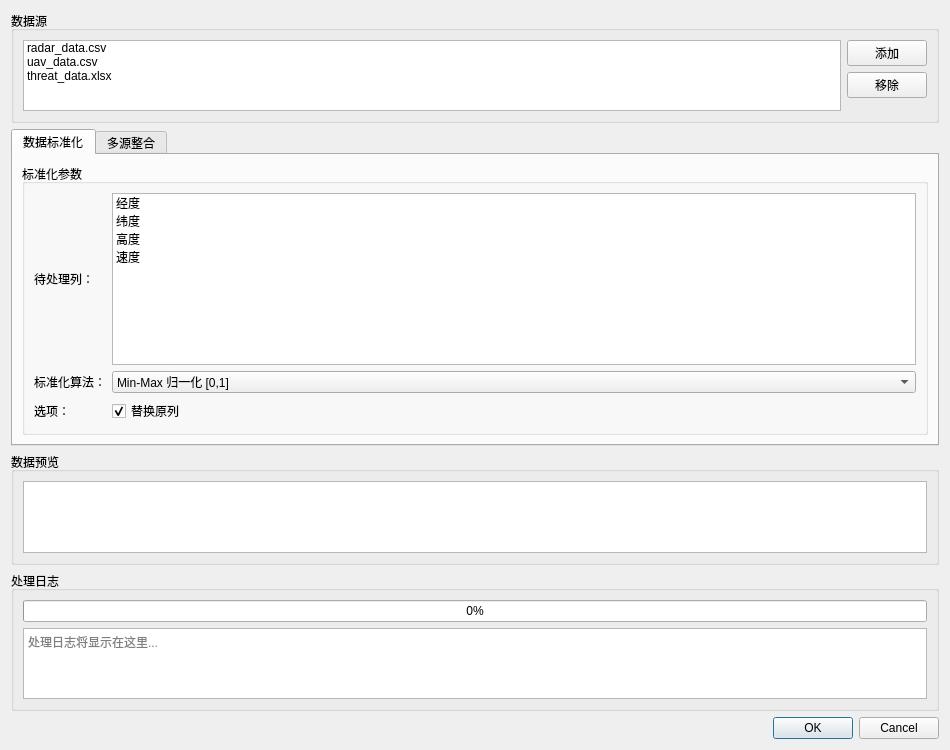
<?xml version="1.0" encoding="UTF-8"?>
<ui version="4.0">
 <class>DataConversionDialog</class>
 <widget class="QDialog" name="DataConversionDialog">
  <property name="geometry">
   <rect>
    <x>0</x>
    <y>0</y>
    <width>950</width>
    <height>750</height>
   </rect>
  </property>
  <property name="windowTitle">
   <string>数据转换与整合</string>
  </property>
  <layout class="QVBoxLayout" name="verticalLayout">
   <!-- 数据源选择 -->
   <item>
    <widget class="QGroupBox" name="groupBoxSource">
     <property name="title">
      <string>数据源</string>
     </property>
     <layout class="QHBoxLayout" name="horizontalLayout_2">
      <item>
       <widget class="QListWidget" name="listSources">
        <property name="maximumWidth">
         <number>200</number>
        </property>
        <item>
         <property name="text">
          <string>radar_data.csv</string>
         </property>
        </item>
        <item>
         <property name="text">
          <string>uav_data.csv</string>
         </property>
        </item>
        <item>
         <property name="text">
          <string>threat_data.xlsx</string>
         </property>
        </item>
       </widget>
      </item>
      <item>
       <layout class="QVBoxLayout" name="verticalLayout_3">
        <item>
         <widget class="QPushButton" name="btnAddSource">
          <property name="text">
           <string>添加</string>
          </property>
         </widget>
        </item>
        <item>
         <widget class="QPushButton" name="btnRemoveSource">
          <property name="text">
           <string>移除</string>
          </property>
         </widget>
        </item>
        <item>
         <spacer name="verticalSpacer_2">
          <property name="orientation">
           <enum>Qt::Vertical</enum>
          </property>
          <property name="sizeHint" stdset="0">
           <size>
            <width>20</width>
            <height>40</height>
           </size>
          </property>
         </spacer>
        </item>
       </layout>
      </item>
     </layout>
    </widget>
   </item>
   <!-- 选项卡 -->
   <item>
    <widget class="QTabWidget" name="tabWidget">
     <property name="currentIndex">
      <number>0</number>
     </property>
     <!-- 数据标准化 -->
     <widget class="QWidget" name="tabNormalize">
      <attribute name="title">
       <string>数据标准化</string>
      </attribute>
      <layout class="QVBoxLayout" name="verticalLayout_4">
       <item>
        <widget class="QGroupBox" name="groupBoxNormalizeParams">
         <property name="title">
          <string>标准化参数</string>
         </property>
         <layout class="QGridLayout" name="gridLayout">
          <item row="0" column="0">
           <widget class="QLabel" name="labelColumns">
            <property name="text">
             <string>待处理列：</string>
            </property>
           </widget>
          </item>
          <item row="0" column="1">
           <widget class="QListWidget" name="listNormalizeColumns">
            <property name="selectionMode">
             <enum>QAbstractItemView::MultiSelection</enum>
            </property>
            <item>
             <property name="text">
              <string>经度</string>
             </property>
            </item>
            <item>
             <property name="text">
              <string>纬度</string>
             </property>
            </item>
            <item>
             <property name="text">
              <string>高度</string>
             </property>
            </item>
            <item>
             <property name="text">
              <string>速度</string>
             </property>
            </item>
           </widget>
          </item>
          <item row="1" column="0">
           <widget class="QLabel" name="labelAlgorithm">
            <property name="text">
             <string>标准化算法：</string>
            </property>
           </widget>
          </item>
          <item row="1" column="1">
           <widget class="QComboBox" name="comboAlgorithm">
            <item>
             <property name="text">
              <string>Min-Max 归一化 [0,1]</string>
             </property>
            </item>
            <item>
             <property name="text">
              <string>Z-score 标准化</string>
             </property>
            </item>
            <item>
             <property name="text">
              <string>小数定标</string>
             </property>
            </item>
            <item>
             <property name="text">
              <string>Log 变换</string>
             </property>
            </item>
           </widget>
          </item>
          <item row="2" column="0">
           <widget class="QLabel" name="labelOptions">
            <property name="text">
             <string>选项：</string>
            </property>
           </widget>
          </item>
          <item row="2" column="1">
           <widget class="QCheckBox" name="checkReplace">
            <property name="text">
             <string>替换原列</string>
            </property>
            <property name="checked">
             <bool>true</bool>
            </property>
           </widget>
          </item>
         </layout>
        </widget>
       </item>
      </layout>
     </widget>
     <!-- 多源整合 -->
     <widget class="QWidget" name="tabIntegrate">
      <attribute name="title">
       <string>多源整合</string>
      </attribute>
      <layout class="QVBoxLayout" name="verticalLayout_5">
       <item>
        <widget class="QGroupBox" name="groupBoxMapping">
         <property name="title">
          <string>字段映射</string>
         </property>
         <layout class="QVBoxLayout" name="verticalLayout_6">
          <item>
           <widget class="QTableWidget" name="tableMapping">
            <property name="columnCount">
             <number>4</number>
            </property>
            <attribute name="horizontalHeaderStretchLastSection">
             <bool>true</bool>
            </attribute>
            <column>
             <property name="text">
              <string>源</string>
             </property>
            </column>
            <column>
             <property name="text">
              <string>源字段</string>
             </property>
            </column>
            <column>
             <property name="text">
              <string>目标字段</string>
             </property>
            </column>
            <column>
             <property name="text">
              <string>操作</string>
             </property>
            </column>
           </widget>
          </item>
          <item>
           <layout class="QHBoxLayout" name="horizontalLayout">
            <item>
             <widget class="QPushButton" name="btnAddMapping">
              <property name="text">
               <string>添加映射</string>
              </property>
             </widget>
            </item>
            <item>
             <widget class="QPushButton" name="btnAutoMap">
              <property name="text">
               <string>自动匹配</string>
              </property>
             </widget>
            </item>
            <item>
             <spacer name="horizontalSpacer">
              <property name="orientation">
               <enum>Qt::Horizontal</enum>
              </property>
              <property name="sizeHint" stdset="0">
               <size>
                <width>40</width>
                <height>20</height>
               </size>
              </property>
             </spacer>
            </item>
           </layout>
          </item>
         </layout>
        </widget>
       </item>
       <item>
        <widget class="QGroupBox" name="groupBoxJoin">
         <property name="title">
          <string>连接与冲突处理</string>
         </property>
         <layout class="QGridLayout" name="gridLayout_2">
          <item row="0" column="0">
           <widget class="QLabel" name="labelJoinKeys">
            <property name="text">
             <string>连接键：</string>
            </property>
           </widget>
          </item>
          <item row="0" column="1">
           <widget class="QLineEdit" name="lineJoinKeys">
            <property name="placeholderText">
             <string>例如: time,id</string>
            </property>
           </widget>
          </item>
          <item row="1" column="0">
           <widget class="QLabel" name="labelJoinType">
            <property name="text">
             <string>连接类型：</string>
            </property>
           </widget>
          </item>
          <item row="1" column="1">
           <widget class="QComboBox" name="comboJoinType">
            <item>
             <property name="text">
              <string>内连接</string>
             </property>
            </item>
            <item>
             <property name="text">
              <string>左连接</string>
             </property>
            </item>
            <item>
             <property name="text">
              <string>外连接</string>
             </property>
            </item>
           </widget>
          </item>
          <item row="2" column="0">
           <widget class="QLabel" name="labelConflict">
            <property name="text">
             <string>冲突策略：</string>
            </property>
           </widget>
          </item>
          <item row="2" column="1">
           <widget class="QComboBox" name="comboConflict">
            <item>
             <property name="text">
              <string>取平均值</string>
             </property>
            </item>
            <item>
             <property name="text">
              <string>取最新值</string>
             </property>
            </item>
            <item>
             <property name="text">
              <string>投票</string>
             </property>
            </item>
            <item>
             <property name="text">
              <string>保留所有</string>
             </property>
            </item>
           </widget>
          </item>
         </layout>
        </widget>
       </item>
      </layout>
     </widget>
    </widget>
   </item>
   <!-- 预览区域 -->
   <item>
    <widget class="QGroupBox" name="groupBoxPreview">
     <property name="title">
      <string>数据预览</string>
     </property>
     <layout class="QVBoxLayout" name="verticalLayout_7">
      <item>
       <widget class="QTableWidget" name="tablePreview"/>
      </item>
     </layout>
    </widget>
   </item>
   <!-- 日志和进度 -->
   <item>
    <widget class="QGroupBox" name="groupBoxLog">
     <property name="title">
      <string>处理日志</string>
     </property>
     <layout class="QVBoxLayout" name="verticalLayout_8">
      <item>
       <widget class="QProgressBar" name="progressBar">
        <property name="value">
         <number>0</number>
        </property>
       </widget>
      </item>
      <item>
       <widget class="QTextEdit" name="textLog">
        <property name="readOnly">
         <bool>true</bool>
        </property>
        <property name="placeholderText">
         <string>处理日志将显示在这里...</string>
        </property>
       </widget>
      </item>
     </layout>
    </widget>
   </item>
   <!-- 底部按钮 -->
   <item>
    <widget class="QDialogButtonBox" name="buttonBox">
     <property name="orientation">
      <enum>Qt::Horizontal</enum>
     </property>
     <property name="standardButtons">
      <set>QDialogButtonBox::Cancel|QDialogButtonBox::Ok</set>
     </property>
    </widget>
   </item>
  </layout>
 </widget>
 <resources/>
 <connections>
  <connection>
   <sender>buttonBox</sender>
   <signal>accepted()</signal>
   <receiver>DataConversionDialog</receiver>
   <slot>accept()</slot>
   <hints>
    <hint type="sourcelabel">
     <x>248</x>
     <y>254</y>
    </hint>
    <hint type="destinationlabel">
     <x>157</x>
     <y>274</y>
    </hint>
   </hints>
  </connection>
  <connection>
   <sender>buttonBox</sender>
   <signal>rejected()</signal>
   <receiver>DataConversionDialog</receiver>
   <slot>reject()</slot>
   <hints>
    <hint type="sourcelabel">
     <x>316</x>
     <y>260</y>
    </hint>
    <hint type="destinationlabel">
     <x>286</x>
     <y>274</y>
    </hint>
   </hints>
  </connection>
 </connections>
</ui>
